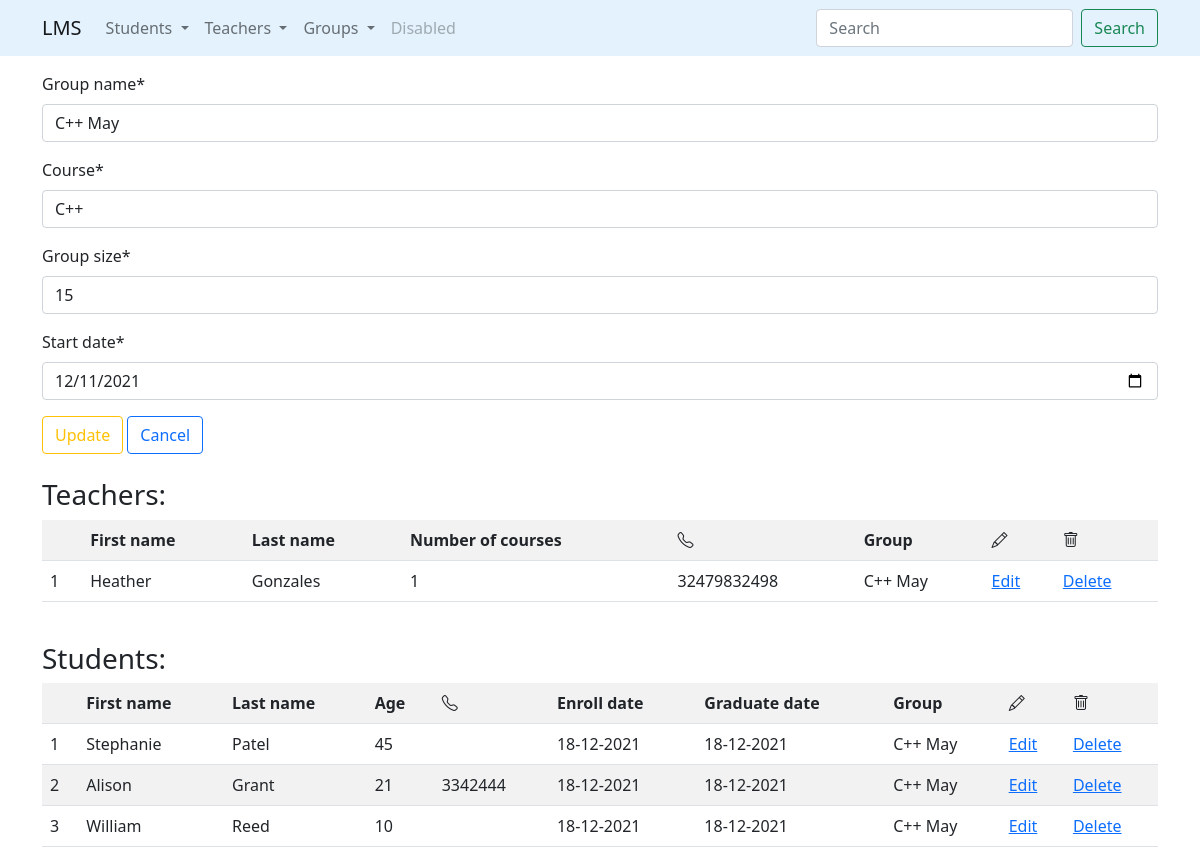
The app's page /groups/update/3/ with its own data.
### groups/models.py (models this page shows)
class Group(models.Model):
    group_name = models.CharField(
        max_length=100,
        validators=[MinLengthValidator(2)]
    )
    course = models.CharField(
        max_length=100,
        validators=[MinLengthValidator(2)]
    )
    group_size = models.IntegerField()
    start_date = models.DateField(default=datetime.date.today)
    def __str__(self):
        return self.group_name

### teachers/models.py (models this page shows, shortened)
class Teacher(models.Model):
    first_name = models.CharField(
        max_length=100,
        validators=[MinLengthValidator(2)]
    )
    last_name = models.CharField(
        max_length=100,
        validators=[MinLengthValidator(2)]
    )
    num_of_courses = models.IntegerField()
    employment_date = models.DateField(default=datetime.date.today)
    phone_number = models.CharField(
        max_length=20,
        default='',
        validators=[
            MinLengthValidator(7),
            unique_number_validator
        ]
    )
    group = models.ForeignKey(
        Group,
        on_delete=models.SET_NULL,
        null=True,
        related_name='teachers'
    )

### students/models.py (models this page shows, shortened)
class Students(models.Model):
    first_name = models.CharField(
        max_length=100,
        validators=[MinLengthValidator(2)]
    )
    last_name = models.CharField(
        max_length=100,
        validators=[MinLengthValidator(2)]
    )
    age = models.IntegerField()
    birthday = models.DateField(
        default=datetime.date.today,
        validators=[AdultValidator(20)]
    )
    phone_number = models.CharField(
        max_length=20,
        default='',
        validators=[
            MinLengthValidator(7),
            unique_number_validator
        ]
    )
    enroll_date = models.DateField(default=datetime.date.today)
    graduate_date = models.DateField(default=datetime.date.today)
    group = models.ForeignKey(
        Group,
        on_delete=models.SET_NULL,
        null=True,
        related_name='students'
    )

### groups/views.py (the view)
# urls.py: path('update/<int:pk>/', update_group, name='update'),
def update_group(request, pk):
    group = get_object_or_404(Group, id=pk)
    if request.method == 'GET':
        form = GroupCreateForm(instance=group)
    elif request.method == 'POST':
        form = GroupCreateForm(data=request.POST, instance=group)
        if form.is_valid():
            form.save()
            return HttpResponseRedirect(reverse('groups:list'))
    return render(
        request=request,
        template_name='groups/update.html',
        context={
            'form': form,
            'group': group
        }
    )

### groups/forms.py
class GroupCreateForm(forms.ModelForm):
    class Meta:
        model = Group
        fields = [
            'group_name',
            'course',
            'group_size',
            'start_date'
        ]
        widgets = {
            'start_date': forms.DateInput(attrs={'type': 'date'})
        }

### groups/templates/groups/update.html (shortened to what this page needs)
{% extends 'base.html' %}
{% load crispy_forms_tags %}
{% block content %}
    <form method="post">
        {{ form | crispy }}
        <input class="btn btn-outline-warning" type="submit" value="Update">
        <a class="btn btn-outline-primary" href="{% url 'groups:list' %}">Cancel</a>
    </form>
    <br>
    <h3>Teachers:</h3>
    {% with list_object=group.teachers.all %}
        {% include 'includes/teachers_list_table.html' %}
    {% endwith %}
    <br>
    <h3>Students:</h3>
    {% with list_object=group.students.all %}
        {% include 'includes/students_list_table.html' %}
    {% endwith %}
{% endblock %}

### templates/includes/teachers_list_table.html
<table class="table table-striped table-hover">
    <tr>
        <th></th>
        <th>First name</th>
        <th>Last name</th>
        <th>Number of courses</th>
        <th><i class="bi bi-telephone"></i></th>
        <th>Group</th>
        <th><i class="bi bi-pencil"></i></th>
        <th><i class="bi bi-trash"></i></th>
    </tr>
    {% for teacher in list_object %}
        <tr>
            <td>{{ forloop.counter }}</td>
            <td>{{ teacher.first_name }}</td>
            <td>{{ teacher.last_name }}</td>
            <td>{{ teacher.num_of_courses }}</td>
            <td>{{ teacher.phone_number }}</td>
            <td>{% if teacher.group is not None %}
                {{ teacher.group }}
            {% endif %}</td>
            <td><a href="{% url 'teachers:update' teacher.id %}">Edit</a></td>
            <td><a href="{% url 'teachers:delete' teacher.id %}">Delete</a></td>
        </tr>
    {% endfor %}
</table>

### templates/includes/students_list_table.html
<table class="table table-striped table-hover">
    <tr>
        <th></th>
        <th>First name</th>
        <th>Last name</th>
        <th>Age</th>
        <th><i class="bi bi-telephone"></i></th>
        <th>Enroll date</th>
        <th>Graduate date</th>
        <th>Group</th>
        <th><i class="bi bi-pencil"></i></th>
        <th><i class="bi bi-trash"></i></th>
    </tr>
    {% for student in list_object %}
        <tr>
            <td>{{ forloop.counter }}</td>
            <td>{{ student.first_name }}</td>
            <td>{{ student.last_name }}</td>
            <td>{{ student.age }}</td>
            <td>{{ student.phone_number }}</td>
            <td>{{ student.enroll_date }}</td>
            <td>{{ student.graduate_date }}</td>
            <td>{% if student.group is not None %}
                {{ student.group }}
            {% endif %}</td>
            <td><a href="{% url 'students:update' student.id %}">Edit</a></td>
            <td><a href="{% url 'students:delete' student.id %}">Delete</a></td>
        </tr>
    {% endfor %}
</table>

### records on screen
Group: group_name "C++ May", course "C++", group_size "15", start_date "12/11/2021"
Teacher: first_name "Heather", last_name "Gonzales", num_of_courses "1", phone_number "32479832498", group "C++ May"
Students: first_name "Stephanie", last_name "Patel", age "45", enroll_date "18-12-2021", graduate_date "18-12-2021", group "C++ May"
Students: first_name "Alison", last_name "Grant", age "21", phone_number "3342444", enroll_date "18-12-2021", graduate_date "18-12-2021", group "C++ May"
Students: first_name "William", last_name "Reed", age "10", enroll_date "18-12-2021", graduate_date "18-12-2021", group "C++ May"
